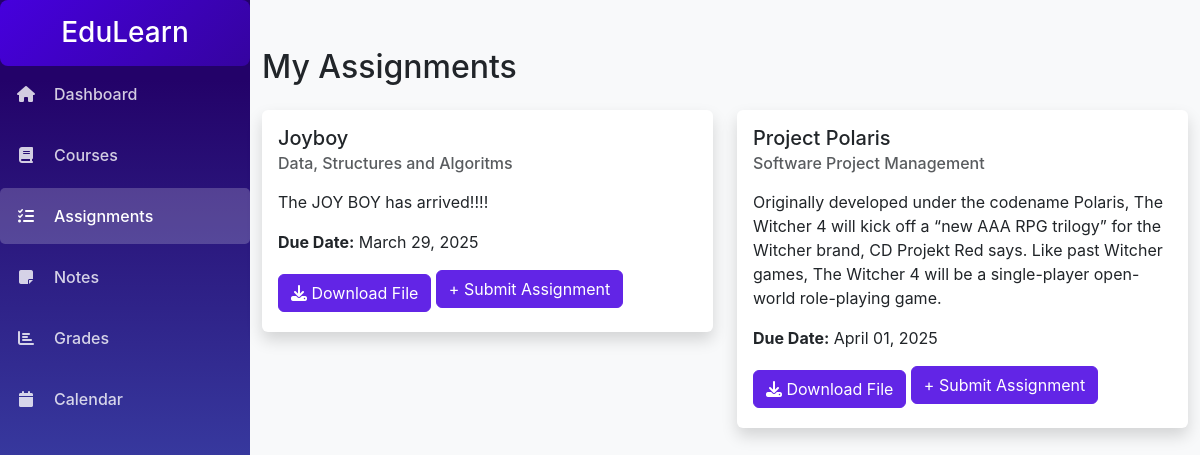
Screenshot of /assignments (signed in) with the database file from the repository.
### app.py (models this page shows)
class Assignment(Base):
    __tablename__ = 'assignments'
    id = Column(Integer, primary_key=True, autoincrement=True)
    title = Column(String(200), nullable=False)
    description = Column(Text, nullable=False)
    due_date = Column(Date, nullable=False)
    due_time = Column(Time, nullable=True)
    points = Column(Integer, nullable=False, default=100)
    file_path = Column(String(255), nullable=True)  # Ensure this exists
    class_id = Column(Integer, ForeignKey('classes.id'), nullable=False)
    classroom = relationship("Class", backref="assignments")  # ✅ Ensure this is defined

class Class(Base):
    __tablename__ = 'classes'
    id = Column(Integer, primary_key=True, autoincrement=True)
    name = Column(String(100), nullable=False)
    code = Column(String(50), unique=True, nullable=False)
    description = Column(Text, nullable=True)
    start_date = Column(Date, nullable=False)
    end_date = Column(Date, nullable=False)
    schedule_day = Column(String(20), nullable=False)
    start_time = Column(Time, nullable=False)
    end_time = Column(Time, nullable=False)
    max_students = Column(Integer, nullable=False)
    prerequisites = Column(Text, nullable=True)
    instructor_id = Column(Integer, ForeignKey('users.id'), nullable=False)
    instructor = relationship("User")

### app.py (the view)
@app.route('/assignments', methods=['GET', 'POST'])
def assignments():
    user = get_current_user()
    if not user:
        return redirect(url_for('login'))
    db_session = SessionLocal()
    assignments_list = []
    if user.role == 'student':
        assignments_list = (
            db_session.query(Assignment)
            .join(Class, Assignment.class_id == Class.id)
            .join(Enrollment, Enrollment.class_id == Class.id)
            .filter(Enrollment.student_id == user.id)
            .options(joinedload(Assignment.classroom))  # Ensure class details are loaded properly
            .all()
        )
    db_session.close()
    return render_template('assignments.html', user=user, assignments_list=assignments_list)

### app.py (called while the page is built)
def get_current_user():
    if 'user_id' in session:
        db_session = SessionLocal()
        user = db_session.query(User).filter_by(id=session['user_id']).first()
        db_session.close()
        return user
    return None

### templates/assignments.html (shortened to what this page needs)
<!DOCTYPE html>
<html lang="en">
<head>
  <link href="https://cdn.jsdelivr.net/npm/bootstrap@5.3.0/dist/css/bootstrap.min.css" rel="stylesheet">
  <link href="https://cdnjs.cloudflare.com/ajax/libs/font-awesome/6.4.0/css/all.min.css" rel="stylesheet">
  <link rel="stylesheet" href="{{url_for('static', filename='globals.css')}}">
  <link rel="stylesheet" href="{{url_for('static', filename='styles.css')}}">
</head>
<body>
  <div class="wrapper">
    <nav class="sidebar">
      <div class="sidebar-header p-3">
        <h3 class="text-white mb-0">EduLearn</h3>
      </div>
      <ul class="nav flex-column">
        <li class="nav-item">
          <a class="nav-link" href="{{url_for('student_dashboard')}}">
            <i class="fas fa-home"></i>
            Dashboard
          </a>
        </li>
        <li class="nav-item">
          <a class="nav-link " href="{{url_for('courses')}}">
            <i class="fas fa-book"></i>
            Courses
          </a>
        </li>
        <li class="nav-item">
          <a class="nav-link active" href="{{url_for('assignments')}}">
            <i class="fas fa-tasks"></i>
            Assignments
          </a>
        </li>
        <li class="nav-item" active>
          <a class="nav-link" href="{{url_for('student_notes')}}">
            <i class="fas fa-sticky-note"></i>
            Notes
          </a>
        </li>
        <li class="nav-item">
          <a class="nav-link" href="{{url_for('grades')}}">
            <i class="fas fa-chart-bar"></i>
            Grades
          </a>
        </li>
        <li class="nav-item">
          <a class="nav-link" href="{{url_for('calendar')}}">
            <i class="fas fa-calendar"></i>
            Calendar
          </a>
        </li>
      </ul>
    </nav>
    <body class="bg-light">
      <div class="container py-5">
          <h2 class="mb-4">My Assignments</h2>
          <div class="row">
              {% for assignment in assignments_list %}
              <div class="col-md-6 mb-4">
                  <div class="card shadow">
                      <div class="card-body">
                          <h5 class="card-title">{{ assignment.title }}</h5>
                          <h6 class="card-subtitle mb-3 text-muted">{{ assignment.classroom.name }}</h6>
                          <p class="card-text">{{ assignment.description }}</p>
                          <p><strong>Due Date:</strong> {{ assignment.due_date.strftime('%B %d, %Y') }}</p>
                          {% if assignment.file_path %}
                          <a href="{{ url_for('download_file', filename=assignment.file_path.split('/')[-1]) }}" class="btn btn-primary">
                              <i class="fas fa-download"></i> Download File
                          </a>
                          <button class="btn btn-primary mb-2" data-bs-toggle="modal" data-bs-target="#addAssignmentModal">
                            + Submit Assignment
                          </button>
                          {% else %}
                          <span class="text-muted">No file available</span>
                          {% endif %}
                      </div>
                  </div>
              </div>
              {% else %}
              <p class="text-muted text-center">No assignments available.</p>
              {% endfor %}
          </div>
      </div>
  </body>
  </div>
</body>
</html>

### static/styles.css (style rules this page uses)
:root { --primary-color: #6225e6; --secondary-color: #f8f9fc; --accent-color: #5014d1; --success-color: #1cc88a; --warning-color: #f6c23e; --danger-color: #e74a3b; --dark-color: #5a5c69; --light-color: #f8f9fc; }
body { font-family: -apple-system, BlinkMacSystemFont, "Segoe UI", Roboto, "Helvetica Neue", Arial, sans-serif; min-height: 100vh; }
.wrapper { display: flex; width: 100%; align-items: stretch; }
.sidebar-header { display: flex; align-items: center; justify-content: center; padding: 15px; text-decoration: none; background: linear-gradient(135deg,#4600dd, #3503a0); color: white; font-size: 20px; font-weight: bold; border-radius: 8px; transition: all 0.3s ease-in-out; }
.sidebar { min-width: 250px; max-width: 250px; min-height: 100vh; background: linear-gradient(180deg, #230269 10%, #496ace 100%); color: white; transition: all 0.3s; }
.sidebar .nav-link { color: rgba(255, 255, 255, 0.8); padding: 1rem; font-weight: 500; display: flex; align-items: center; gap: 0.5rem; border-radius: 5px; margin-bottom: 5px; }
.sidebar .nav-link.active { color: white; background-color: rgba(255, 255, 255, 0.2); }
.sidebar .nav-link i { margin-right: 10px; width: 20px; text-align: center; }
.card { border: none; box-shadow: 0 0.15rem 1.75rem 0 rgba(58, 59, 69, 0.1); margin-bottom: 1.5rem; }
.btn-primary { background-color: var(--primary-color); border-color: var(--primary-color); }

### rows the page displays
Assignment: title "Joyboy", classroom.name "Data, Structures and Algoritms", description "The JOY BOY has arrived!!!!", due_date "March 29, 2025"
Assignment: title "Project Polaris", classroom.name "Software Project Management", description "Originally developed under the codename Polaris, The Witcher 4 will kick off a “new AAA RPG trilogy” for the Witcher brand, CD Projekt Red says. Like past Witcher games, The Witcher 4 will be a single-player open-world role-playing game.", due_date "April 01, 2025"
